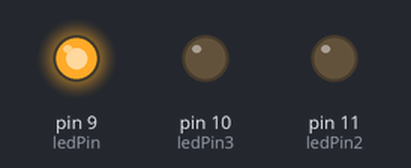
Simulated run of this sketch. Board: Arduino Uno, built with avr-gcc and run on an emulated ATmega328P. Parts: output pins drawn as LEDs (lit = HIGH).

Above: at 5.0 s.
At 12.5 s:
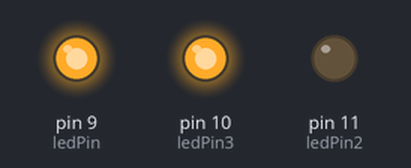
At 17.5 s:
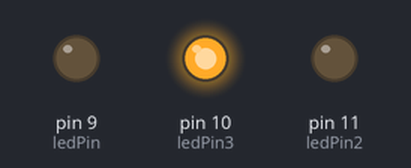
At 22.5 s:
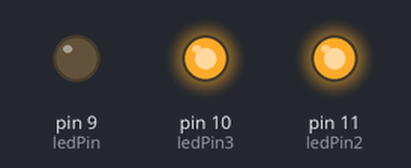
At 27.5 s:
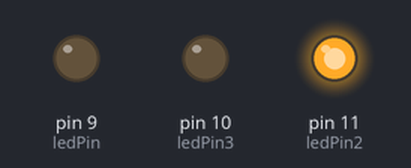
At 32.5 s:
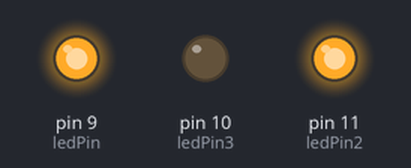
Timing chart, 0 to 39.0 s (numbered marks = the images above):
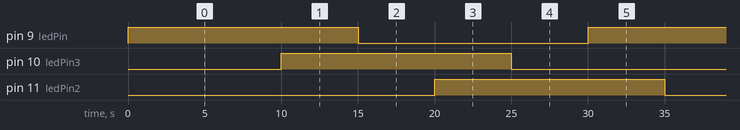

Measured:
- by itself, pin 9 (ledPin), pin 10 (ledPin3), pin 11 (ledPin2): alternates HIGH for 15.0 s and LOW for 15.0 s
- by itself, everything shown: repeats every 30.0 s, in 6 steps

The sketch:

Arduino__dev6.ino
```cpp
int ledPin=9;
int ledPin2=11;
int ledPin3=10;
bool led_durumu=LOW;

void setup() {
pinMode(ledPin, OUTPUT);
pinMode(ledPin2, OUTPUT);
pinMode(ledPin3,OUTPUT);
}

void loop() {
 led_durumu= !led_durumu;
 digitalWrite(ledPin,led_durumu);
 delay(5000);
 led_durumu= !led_durumu;
 digitalWrite(ledPin2,led_durumu);
 delay(5000);
 led_durumu= !led_durumu;
 digitalWrite(ledPin3,led_durumu);
delay(5000);
}

void change(){
  led_durumu= !led_durumu;
  digitalWrite(ledPin,led_durumu);
  led_durumu= !led_durumu;
  digitalWrite(ledPin2,led_durumu);
  led_durumu= !led_durumu;
  digitalWrite(ledPin3,led_durumu);
}
```
